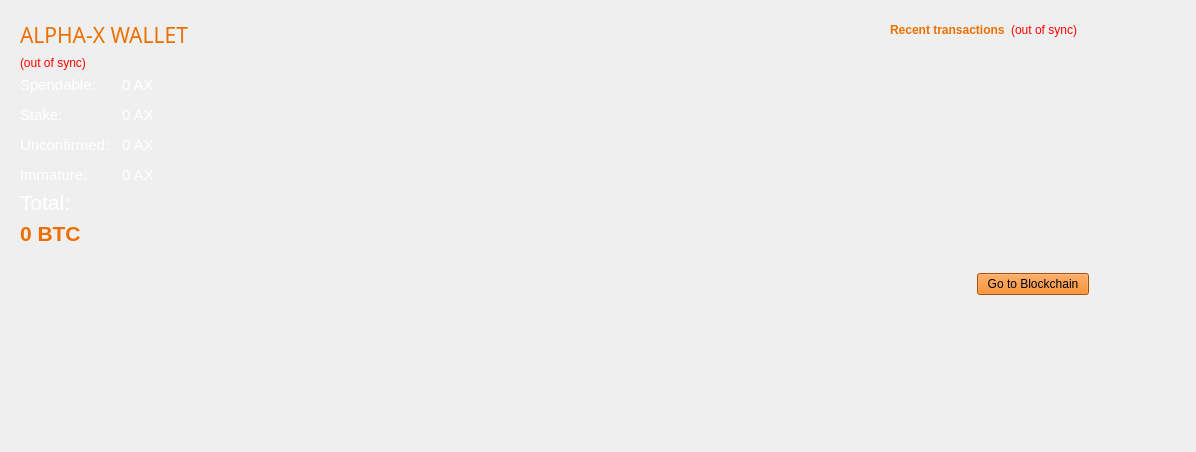
<?xml version="1.0" encoding="UTF-8"?>
<ui version="4.0">
 <class>OverviewPage</class>
 <widget class="QWidget" name="OverviewPage">
  <property name="windowModality">
   <enum>Qt::ApplicationModal</enum>
  </property>
  <property name="geometry">
   <rect>
    <x>0</x>
    <y>0</y>
    <width>1196</width>
    <height>452</height>
   </rect>
  </property>
  <property name="sizePolicy">
   <sizepolicy hsizetype="Fixed" vsizetype="Fixed">
    <horstretch>0</horstretch>
    <verstretch>0</verstretch>
   </sizepolicy>
  </property>
  <property name="windowTitle">
   <string>Form</string>
  </property>
  <layout class="QHBoxLayout" name="horizontalLayout" stretch="1,0,0,0,0,0,0,0,0,0,0,0,0,0,0,1">
   <item>
    <layout class="QVBoxLayout" name="verticalLayout_2">
     <item>
      <widget class="QFrame" name="frame">
       <property name="styleSheet">
        <string notr="true">border:0;</string>
       </property>
       <property name="frameShape">
        <enum>QFrame::StyledPanel</enum>
       </property>
       <property name="frameShadow">
        <enum>QFrame::Raised</enum>
       </property>
       <property name="lineWidth">
        <number>0</number>
       </property>
       <layout class="QVBoxLayout" name="verticalLayout_4">
        <item>
         <widget class="QLabel" name="label_2">
          <property name="font">
           <font>
            <family>Arial Black</family>
            <pointsize>16</pointsize>
            <weight>50</weight>
            <bold>false</bold>
           </font>
          </property>
          <property name="styleSheet">
           <string notr="true">
color:rgb(236,111,0);</string>
          </property>
          <property name="text">
           <string>ALPHA-X WALLET</string>
          </property>
         </widget>
        </item>
        <item>
         <layout class="QHBoxLayout" name="horizontalLayout_4"/>
        </item>
        <item>
         <widget class="QLabel" name="labelWalletStatus">
          <property name="toolTip">
           <string>The displayed information may be out of date. Your wallet automatically synchronizes with the alphax network after a connection is established, but this process has not completed yet.</string>
          </property>
          <property name="styleSheet">
           <string notr="true">QLabel { color: red; }</string>
          </property>
          <property name="text">
           <string notr="true">(out of sync)</string>
          </property>
          <property name="alignment">
           <set>Qt::AlignLeading|Qt::AlignLeft|Qt::AlignVCenter</set>
          </property>
         </widget>
        </item>
        <item>
         <layout class="QFormLayout" name="formLayout_2">
          <property name="fieldGrowthPolicy">
           <enum>QFormLayout::AllNonFixedFieldsGrow</enum>
          </property>
          <property name="horizontalSpacing">
           <number>12</number>
          </property>
          <property name="verticalSpacing">
           <number>12</number>
          </property>
          <item row="0" column="0">
           <widget class="QLabel" name="label">
            <property name="font">
             <font>
              <pointsize>11</pointsize>
             </font>
            </property>
            <property name="styleSheet">
             <string notr="true">background:transparent;
color: rgb(255,255,255);</string>
            </property>
            <property name="text">
             <string>Spendable:</string>
            </property>
           </widget>
          </item>
          <item row="0" column="1">
           <widget class="QLabel" name="labelBalance">
            <property name="font">
             <font>
              <pointsize>11</pointsize>
              <weight>50</weight>
              <bold>false</bold>
             </font>
            </property>
            <property name="cursor">
             <cursorShape>IBeamCursor</cursorShape>
            </property>
            <property name="toolTip">
             <string>Your current spendable balance</string>
            </property>
            <property name="statusTip">
             <string/>
            </property>
            <property name="styleSheet">
             <string notr="true">background: transparent;
color: rgb(255, 255, 255);</string>
            </property>
            <property name="text">
             <string notr="true">0 AX</string>
            </property>
            <property name="textInteractionFlags">
             <set>Qt::LinksAccessibleByMouse|Qt::TextSelectableByKeyboard|Qt::TextSelectableByMouse</set>
            </property>
           </widget>
          </item>
          <item row="1" column="0">
           <widget class="QLabel" name="label_6">
            <property name="font">
             <font>
              <pointsize>11</pointsize>
             </font>
            </property>
            <property name="styleSheet">
             <string notr="true">background:transparent;
color: rgb(255,255,255);</string>
            </property>
            <property name="text">
             <string>Stake:</string>
            </property>
           </widget>
          </item>
          <item row="1" column="1">
           <widget class="QLabel" name="labelStake">
            <property name="font">
             <font>
              <pointsize>11</pointsize>
              <weight>50</weight>
              <bold>false</bold>
             </font>
            </property>
            <property name="cursor">
             <cursorShape>IBeamCursor</cursorShape>
            </property>
            <property name="toolTip">
             <string>Total of coins that was staked, and do not yet count toward the current balance</string>
            </property>
            <property name="styleSheet">
             <string notr="true">background: transparent;
color: rgb(255, 255, 255);</string>
            </property>
            <property name="text">
             <string notr="true">0 AX</string>
            </property>
            <property name="textInteractionFlags">
             <set>Qt::LinksAccessibleByMouse|Qt::TextSelectableByKeyboard|Qt::TextSelectableByMouse</set>
            </property>
           </widget>
          </item>
          <item row="2" column="0">
           <widget class="QLabel" name="label_3">
            <property name="font">
             <font>
              <pointsize>11</pointsize>
             </font>
            </property>
            <property name="styleSheet">
             <string notr="true">background:transparent;
color: rgb(255,255,255);</string>
            </property>
            <property name="text">
             <string>Unconfirmed:</string>
            </property>
           </widget>
          </item>
          <item row="2" column="1">
           <widget class="QLabel" name="labelUnconfirmed">
            <property name="font">
             <font>
              <pointsize>11</pointsize>
              <weight>50</weight>
              <bold>false</bold>
             </font>
            </property>
            <property name="cursor">
             <cursorShape>IBeamCursor</cursorShape>
            </property>
            <property name="toolTip">
             <string>Total of transactions that have yet to be confirmed, and do not yet count toward the current balance</string>
            </property>
            <property name="styleSheet">
             <string notr="true">background: transparent;
color: rgb(255, 255, 255);</string>
            </property>
            <property name="text">
             <string notr="true">0 AX</string>
            </property>
            <property name="textInteractionFlags">
             <set>Qt::LinksAccessibleByMouse|Qt::TextSelectableByKeyboard|Qt::TextSelectableByMouse</set>
            </property>
           </widget>
          </item>
          <item row="3" column="0">
           <widget class="QLabel" name="labelImmatureText">
            <property name="font">
             <font>
              <pointsize>11</pointsize>
             </font>
            </property>
            <property name="styleSheet">
             <string notr="true">background:transparent;
color: rgb(255,255,255);</string>
            </property>
            <property name="text">
             <string>Immature:</string>
            </property>
           </widget>
          </item>
          <item row="3" column="1">
           <widget class="QLabel" name="labelImmature">
            <property name="font">
             <font>
              <pointsize>11</pointsize>
              <weight>50</weight>
              <bold>false</bold>
             </font>
            </property>
            <property name="toolTip">
             <string>Mined balance that has not yet matured</string>
            </property>
            <property name="styleSheet">
             <string notr="true">background: transparent;
color: rgb(255, 255, 255);</string>
            </property>
            <property name="text">
             <string notr="true">0 AX</string>
            </property>
            <property name="textInteractionFlags">
             <set>Qt::LinksAccessibleByMouse|Qt::TextSelectableByKeyboard|Qt::TextSelectableByMouse</set>
            </property>
           </widget>
          </item>
         </layout>
        </item>
        <item>
         <widget class="QLabel" name="labelTotalText">
          <property name="font">
           <font>
            <family>Arial</family>
            <pointsize>16</pointsize>
           </font>
          </property>
          <property name="styleSheet">
           <string notr="true">background:transparent;
color: rgb(255,255,255);</string>
          </property>
          <property name="text">
           <string>Total:</string>
          </property>
         </widget>
        </item>
        <item>
         <widget class="QLabel" name="labelTotal">
          <property name="font">
           <font>
            <family>Arial</family>
            <pointsize>16</pointsize>
            <weight>75</weight>
            <bold>true</bold>
           </font>
          </property>
          <property name="cursor">
           <cursorShape>IBeamCursor</cursorShape>
          </property>
          <property name="toolTip">
           <string>Your current total balance</string>
          </property>
          <property name="styleSheet">
           <string notr="true">color:rgb(236,111,0);</string>
          </property>
          <property name="text">
           <string notr="true">0 BTC</string>
          </property>
          <property name="textInteractionFlags">
           <set>Qt::LinksAccessibleByMouse|Qt::TextSelectableByKeyboard|Qt::TextSelectableByMouse</set>
          </property>
         </widget>
        </item>
       </layout>
      </widget>
     </item>
     <item>
      <spacer name="verticalSpacer">
       <property name="orientation">
        <enum>Qt::Vertical</enum>
       </property>
       <property name="sizeHint" stdset="0">
        <size>
         <width>20</width>
         <height>40</height>
        </size>
       </property>
      </spacer>
     </item>
    </layout>
   </item>
   <item>
    <spacer name="horizontalSpacer_6">
     <property name="orientation">
      <enum>Qt::Horizontal</enum>
     </property>
     <property name="sizeHint" stdset="0">
      <size>
       <width>40</width>
       <height>20</height>
      </size>
     </property>
    </spacer>
   </item>
   <item>
    <spacer name="horizontalSpacer_11">
     <property name="orientation">
      <enum>Qt::Horizontal</enum>
     </property>
     <property name="sizeHint" stdset="0">
      <size>
       <width>40</width>
       <height>20</height>
      </size>
     </property>
    </spacer>
   </item>
   <item>
    <spacer name="horizontalSpacer_10">
     <property name="orientation">
      <enum>Qt::Horizontal</enum>
     </property>
     <property name="sizeHint" stdset="0">
      <size>
       <width>40</width>
       <height>20</height>
      </size>
     </property>
    </spacer>
   </item>
   <item>
    <spacer name="horizontalSpacer_15">
     <property name="orientation">
      <enum>Qt::Horizontal</enum>
     </property>
     <property name="sizeHint" stdset="0">
      <size>
       <width>40</width>
       <height>20</height>
      </size>
     </property>
    </spacer>
   </item>
   <item>
    <spacer name="horizontalSpacer_13">
     <property name="orientation">
      <enum>Qt::Horizontal</enum>
     </property>
     <property name="sizeHint" stdset="0">
      <size>
       <width>40</width>
       <height>20</height>
      </size>
     </property>
    </spacer>
   </item>
   <item>
    <spacer name="horizontalSpacer_4">
     <property name="orientation">
      <enum>Qt::Horizontal</enum>
     </property>
     <property name="sizeHint" stdset="0">
      <size>
       <width>40</width>
       <height>20</height>
      </size>
     </property>
    </spacer>
   </item>
   <item>
    <spacer name="horizontalSpacer_16">
     <property name="orientation">
      <enum>Qt::Horizontal</enum>
     </property>
     <property name="sizeHint" stdset="0">
      <size>
       <width>40</width>
       <height>20</height>
      </size>
     </property>
    </spacer>
   </item>
   <item>
    <spacer name="horizontalSpacer_12">
     <property name="orientation">
      <enum>Qt::Horizontal</enum>
     </property>
     <property name="sizeHint" stdset="0">
      <size>
       <width>40</width>
       <height>20</height>
      </size>
     </property>
    </spacer>
   </item>
   <item>
    <spacer name="horizontalSpacer_14">
     <property name="orientation">
      <enum>Qt::Horizontal</enum>
     </property>
     <property name="sizeHint" stdset="0">
      <size>
       <width>40</width>
       <height>20</height>
      </size>
     </property>
    </spacer>
   </item>
   <item>
    <spacer name="horizontalSpacer_9">
     <property name="orientation">
      <enum>Qt::Horizontal</enum>
     </property>
     <property name="sizeHint" stdset="0">
      <size>
       <width>40</width>
       <height>20</height>
      </size>
     </property>
    </spacer>
   </item>
   <item>
    <spacer name="horizontalSpacer_8">
     <property name="orientation">
      <enum>Qt::Horizontal</enum>
     </property>
     <property name="sizeHint" stdset="0">
      <size>
       <width>40</width>
       <height>20</height>
      </size>
     </property>
    </spacer>
   </item>
   <item>
    <spacer name="horizontalSpacer_5">
     <property name="orientation">
      <enum>Qt::Horizontal</enum>
     </property>
     <property name="sizeHint" stdset="0">
      <size>
       <width>40</width>
       <height>20</height>
      </size>
     </property>
    </spacer>
   </item>
   <item>
    <spacer name="horizontalSpacer_7">
     <property name="orientation">
      <enum>Qt::Horizontal</enum>
     </property>
     <property name="sizeHint" stdset="0">
      <size>
       <width>40</width>
       <height>20</height>
      </size>
     </property>
    </spacer>
   </item>
   <item>
    <spacer name="horizontalSpacer_3">
     <property name="orientation">
      <enum>Qt::Horizontal</enum>
     </property>
     <property name="sizeHint" stdset="0">
      <size>
       <width>40</width>
       <height>20</height>
      </size>
     </property>
    </spacer>
   </item>
   <item>
    <layout class="QVBoxLayout" name="verticalLayout_3">
     <item>
      <widget class="QFrame" name="frame_2">
       <property name="styleSheet">
        <string notr="true">border: 0px;</string>
       </property>
       <property name="frameShape">
        <enum>QFrame::StyledPanel</enum>
       </property>
       <property name="frameShadow">
        <enum>QFrame::Raised</enum>
       </property>
       <property name="lineWidth">
        <number>0</number>
       </property>
       <layout class="QVBoxLayout" name="verticalLayout">
        <item>
         <layout class="QHBoxLayout" name="horizontalLayout_2">
          <item>
           <widget class="QLabel" name="label_4">
            <property name="styleSheet">
             <string notr="true">color: rgb(236, 111, 0);</string>
            </property>
            <property name="text">
             <string>&lt;b&gt;Recent transactions&lt;/b&gt;</string>
            </property>
           </widget>
          </item>
          <item>
           <widget class="QLabel" name="labelTransactionsStatus">
            <property name="toolTip">
             <string>The displayed information may be out of date. Your wallet automatically synchronizes with the alphax network after a connection is established, but this process has not completed yet.</string>
            </property>
            <property name="styleSheet">
             <string notr="true">QLabel { color: red; }</string>
            </property>
            <property name="text">
             <string notr="true">(out of sync)</string>
            </property>
            <property name="alignment">
             <set>Qt::AlignRight|Qt::AlignTrailing|Qt::AlignVCenter</set>
            </property>
           </widget>
          </item>
          <item>
           <spacer name="horizontalSpacer">
            <property name="orientation">
             <enum>Qt::Horizontal</enum>
            </property>
            <property name="sizeHint" stdset="0">
             <size>
              <width>40</width>
              <height>20</height>
             </size>
            </property>
           </spacer>
          </item>
         </layout>
        </item>
        <item>
         <widget class="QListView" name="listTransactions">
          <property name="styleSheet">
           <string notr="true">QListView { background: transparent; color: white; }</string>
          </property>
          <property name="frameShape">
           <enum>QFrame::NoFrame</enum>
          </property>
          <property name="verticalScrollBarPolicy">
           <enum>Qt::ScrollBarAlwaysOff</enum>
          </property>
          <property name="horizontalScrollBarPolicy">
           <enum>Qt::ScrollBarAlwaysOff</enum>
          </property>
          <property name="selectionMode">
           <enum>QAbstractItemView::NoSelection</enum>
          </property>
         </widget>
        </item>
        <item>
         <spacer name="horizontalSpacer_2">
          <property name="orientation">
           <enum>Qt::Horizontal</enum>
          </property>
          <property name="sizeHint" stdset="0">
           <size>
            <width>40</width>
            <height>20</height>
           </size>
          </property>
         </spacer>
        </item>
       </layout>
      </widget>
     </item>
     <item alignment="Qt::AlignHCenter">
      <widget class="QPushButton" name="pushButton">
       <property name="enabled">
        <bool>true</bool>
       </property>
       <property name="maximumSize">
        <size>
         <width>160</width>
         <height>100</height>
        </size>
       </property>
       <property name="styleSheet">
        <string notr="true">background-color:rgb(236,111,0);
color:rgb(0,0,0);</string>
       </property>
       <property name="text">
        <string>  Go to Blockchain  </string>
       </property>
      </widget>
     </item>
     <item>
      <spacer name="verticalSpacer_3">
       <property name="orientation">
        <enum>Qt::Vertical</enum>
       </property>
       <property name="sizeHint" stdset="0">
        <size>
         <width>20</width>
         <height>40</height>
        </size>
       </property>
      </spacer>
     </item>
     <item>
      <spacer name="verticalSpacer_2">
       <property name="orientation">
        <enum>Qt::Vertical</enum>
       </property>
       <property name="sizeHint" stdset="0">
        <size>
         <width>20</width>
         <height>40</height>
        </size>
       </property>
      </spacer>
     </item>
    </layout>
   </item>
  </layout>
 </widget>
 <resources/>
 <connections/>
</ui>
